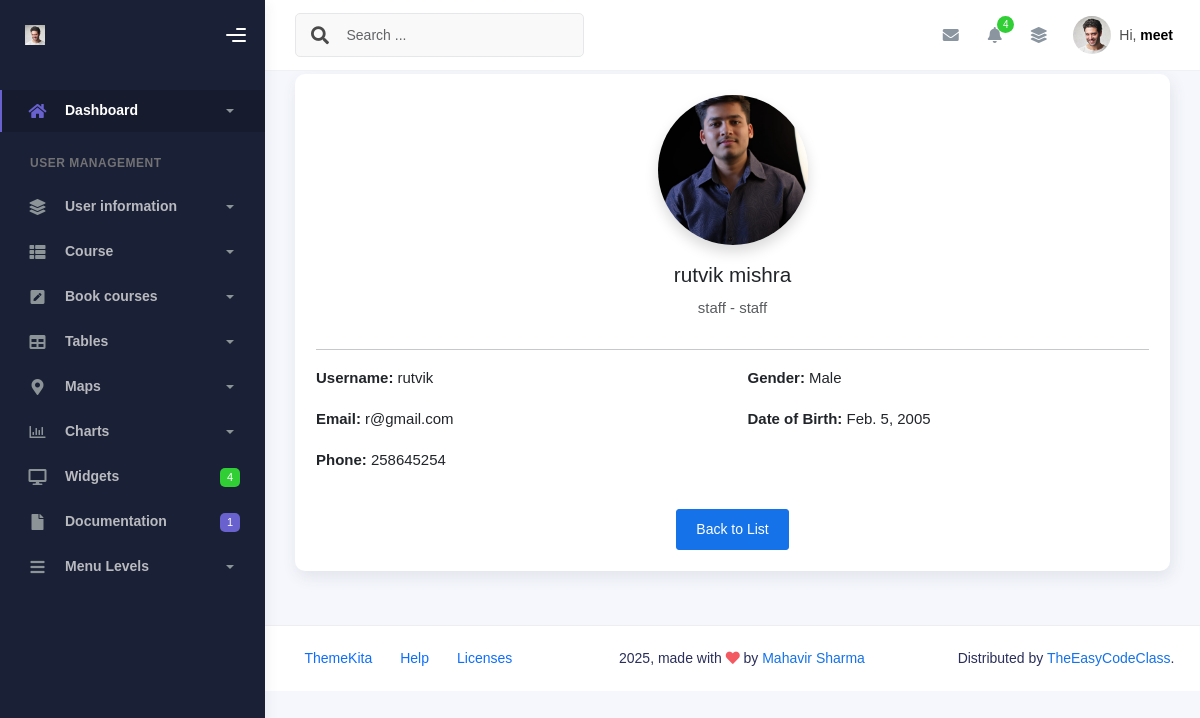
The app's page /staff/view/7/ (signed in) with its own data.
### dashboard/models.py (models this page shows, shortened)
class User(AbstractUser):
    GENDER_CHOICES = [
        ('M', 'Male'),
        ('F', 'Female'),
        ('O', 'Other'),
    ]
    ROLE_CHOICES = [
        ('admin', 'Admin'),
        ('staff', 'Staff'),
        ('student', 'Student'),
    ]
    phone = models.CharField(max_length=15 ,blank=True,null=True)
    gender = models.CharField(max_length=1, choices=GENDER_CHOICES,blank=True,null=True)
    dob = models.DateField(verbose_name='Date of Birth', null=True, blank=True)
    profile_picture = models.ImageField(upload_to='students/', blank=True, null=True)
    role = models.CharField(max_length=10, choices=ROLE_CHOICES)
    enroll_number = models.CharField(max_length=20, unique=True, blank=True, null=True)
    objects = StudentUserManager()

### dashboard/views.py (the view)
# urls.py: path('staff/view/<int:pk>/', StaffDetailView.as_view(), name='view_Staff'),
class StaffDetailView(LoginRequiredAdminOnlyMixin,DetailView):
    login_url='/'
    model = User
    template_name = 'dashboard/staff_detail.html'
    context_object_name = 'staff'

### dashboard/views.py (called while the page is built)
    def dispatch(self, request, *args, **kwargs):
        if not request.user.is_authenticated:
            return self.handle_no_permission()
        if getattr(request.user, 'role', None) != 'admin':
            raise Http404("Page not found")
        return super().dispatch(request, *args, **kwargs)

### dashboard/templates/dashboard/staff_detail.html
{% extends 'dashboard/base.html' %}
{% block content %}
<div class="content">
  <div class="page-inner">
    <div class="page-header">
      <h4 class="page-title">Staff Profile</h4>
    </div>
    <div class="card p-4">
      <div class="d-flex flex-column align-items-center text-center">
        {% if staff.profile_picture %}
          <img src="{{ staff.profile_picture.url }}" alt="Profile Picture"
               class="rounded-circle shadow mb-3"
               style="width: 150px; height: 150px; object-fit: cover;">
        {% else %}
          <div class="rounded-circle bg-secondary mb-3"
               style="width: 150px; height: 150px;"></div>
        {% endif %}
        <h4 class="mb-1">{{ staff.first_name }} {{ staff.last_name }}</h4>
        <p class="text-muted">{{ staff.role }} - {{ staff.role }}</p>
      </div>
      <hr>
      <div class="row">
        <div class="col-md-6">
          <p><strong>Username:</strong> {{ staff.username }}</p>
          <p><strong>Email:</strong> {{ staff.email }}</p>
          <p><strong>Phone:</strong> {{ staff.phone }}</p>
        </div>
        <div class="col-md-6">
          <p><strong>Gender:</strong> {{ staff.get_gender_display }}</p>
          <p><strong>Date of Birth:</strong> {{ staff.dob }}</p>
        </div>
      </div>
      <div class="mt-4 text-center">
        <a href="{% url 'staff_list' %}" class="btn btn-primary">Back to List</a>
      </div>
    </div>
  </div>
</div>
{% endblock %}

### dashboard/templates/dashboard/sidebar.html (shortened to what this page needs)
{% load static %}
<div class="wrapper">
      <div class="sidebar" data-background-color="dark">
        <div class="sidebar-logo">
          <div class="logo-header" data-background-color="dark">
            <a href="{% url 'index' %}" class="logo">
              {% if request.user.is_authenticated and request.user.profile_picture %}
  <img src="{{ request.user.profile_picture.url }}" alt="navbar brand" class="navbar-brand" height="20" />
{% else %}
  <img src="{% static 'dashboard/img/profile.jpg' %}" alt="navbar brand" class="navbar-brand" height="20" />
{% endif %}
            </a>
            <div class="nav-toggle">
              <button class="btn btn-toggle toggle-sidebar">
                <i class="gg-menu-right"></i>
              </button>
            </div>
          </div>
        </div>
        <div class="sidebar-wrapper scrollbar scrollbar-inner">
          <div class="sidebar-content">
            <ul class="nav nav-secondary">
              <li class="nav-item active">
                <a
                  data-bs-toggle="collapse"
                  href="#dashboard"
                  class="collapsed"
                  aria-expanded="false"
                >
                  <i class="fas fa-home"></i>
                  <p>Dashboard</p>
                  <span class="caret"></span>
                </a>
              </li>
              <li class="nav-section">
                <h4 class="text-section">User Management</h4>
              </li>
              <li class="nav-item">
                <a data-bs-toggle="collapse" href="#base">
                  <i class="fas fa-layer-group"></i>
                  <p>User information</p>
                  <span class="caret"></span>
                </a>
              </li>
              <li class="nav-item">
                <a data-bs-toggle="collapse" href="#sidebarLayouts">
                  <i class="fas fa-th-list"></i>
                  <p>Course</p>
                  <span class="caret"></span>
                </a>
              </li>
              <li class="nav-item">
                <a data-bs-toggle="collapse" href="#forms">
                  <i class="fas fa-pen-square"></i>
                  <p>Book courses</p>
                  <span class="caret"></span>
                </a>
              </li>
              <li class="nav-item">
                <a data-bs-toggle="collapse" href="#tables">
                  <i class="fas fa-table"></i>
                  <p>Tables</p>
                  <span class="caret"></span>
                </a>
              </li>
              <li class="nav-item">
                <a data-bs-toggle="collapse" href="#maps">
                  <i class="fas fa-map-marker-alt"></i>
                  <p>Maps</p>
                  <span class="caret"></span>
                </a>
              </li>
              <li class="nav-item">
                <a data-bs-toggle="collapse" href="#charts">
                  <i class="far fa-chart-bar"></i>
                  <p>Charts</p>
                  <span class="caret"></span>
                </a>
              </li>
              <li class="nav-item">
                <a href="widgets.html">
                  <i class="fas fa-desktop"></i>
                  <p>Widgets</p>
                  <span class="badge badge-success">4</span>
                </a>
              </li>
              <li class="nav-item">
                <a href="../../documentation/{% url 'index' %}">
                  <i class="fas fa-file"></i>
                  <p>Documentation</p>
                  <span class="badge badge-secondary">1</span>
                </a>
              </li>
              <li class="nav-item">
                <a data-bs-toggle="collapse" href="#submenu">
                  <i class="fas fa-bars"></i>
                  <p>Menu Levels</p>
                  <span class="caret"></span>
                </a>
              </li>
            </ul>
          </div>
        </div>
      </div>
      <div class="main-panel">
        <div class="main-header">
          <nav
            class="navbar navbar-header navbar-header-transparent navbar-expand-lg border-bottom"
          >
            <div class="container-fluid">
              <nav
                class="navbar navbar-header-left navbar-expand-lg navbar-form nav-search p-0 d-none d-lg-flex"
              >
                <div class="input-group">
                  <div class="input-group-prepend">
                    <button type="submit" class="btn btn-search pe-1">
                      <i class="fa fa-search search-icon"></i>
                    </button>
                  </div>
                  <input
                    type="text"
                    placeholder="Search ..."
                    class="form-control"
                  />
                </div>
              </nav>
              <ul class="navbar-nav topbar-nav ms-md-auto align-items-center">
                <li class="nav-item topbar-icon dropdown hidden-caret">
                  <a
                    class="nav-link dropdown-toggle"
                    href="#"
                    id="messageDropdown"
                    role="button"
                    data-bs-toggle="dropdown"
                    aria-haspopup="true"
                    aria-expanded="false"
                  >
                    <i class="fa fa-envelope"></i>
                  </a>
                </li>
                <li class="nav-item topbar-icon dropdown hidden-caret">
                  <a
                    class="nav-link dropdown-toggle"
                    href="#"
                    id="notifDropdown"
                    role="button"
                    data-bs-toggle="dropdown"
                    aria-haspopup="true"
                    aria-expanded="false"
                  >
                    <i class="fa fa-bell"></i>
                    <span class="notification">4</span>
                  </a>
                </li>
                <li class="nav-item topbar-icon dropdown hidden-caret">
                  <a
                    class="nav-link"
                    data-bs-toggle="dropdown"
                    href="#"
                    aria-expanded="false"
                  >
                    <i class="fas fa-layer-group"></i>
                  </a>
                </li>
                <li class="nav-item topbar-user dropdown hidden-caret">
                  <a
                    class="dropdown-toggle profile-pic"
                    data-bs-toggle="dropdown"
                    href="#"
                    aria-expanded="false"
                  >
                    <div class="avatar-sm">
                      <img
                        src="{% if request.user.profile_picture %}
                            {{ request.user.profile_picture.url }}
                          {% else %}
                            {% static 'dashboard/img/profile.jpg' %}
                          {% endif %}"
                        alt="..."
                        class="avatar-img rounded-circle"
                      />
                    </div>
                    <span class="profile-username">
                      <span class="op-7">Hi,</span>
                      <span class="fw-bold">{{ request.user.get_full_name|default:request.user.username }}</span>
                    </span>
                  </a>
                </li>
              </ul>
            </div>
          </nav>
        </div>

### records on screen
User: user.get_full_name "meet"
User: profile_picture (picture), first_name "rutvik", last_name "mishra", role "staff", username "rutvik", email "r@gmail.com", phone "258645254", gender "Male", dob "Feb. 5, 2005"
